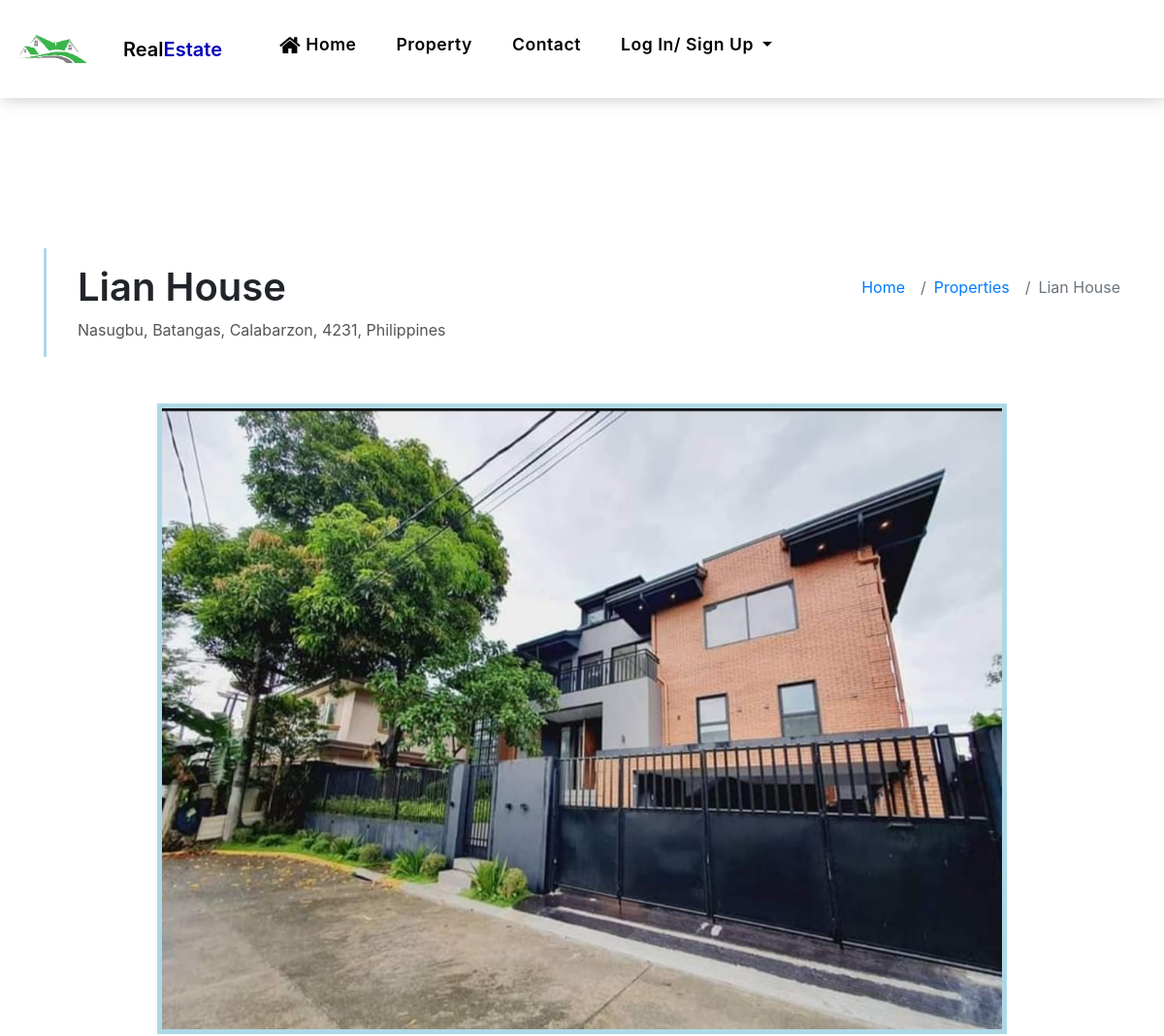
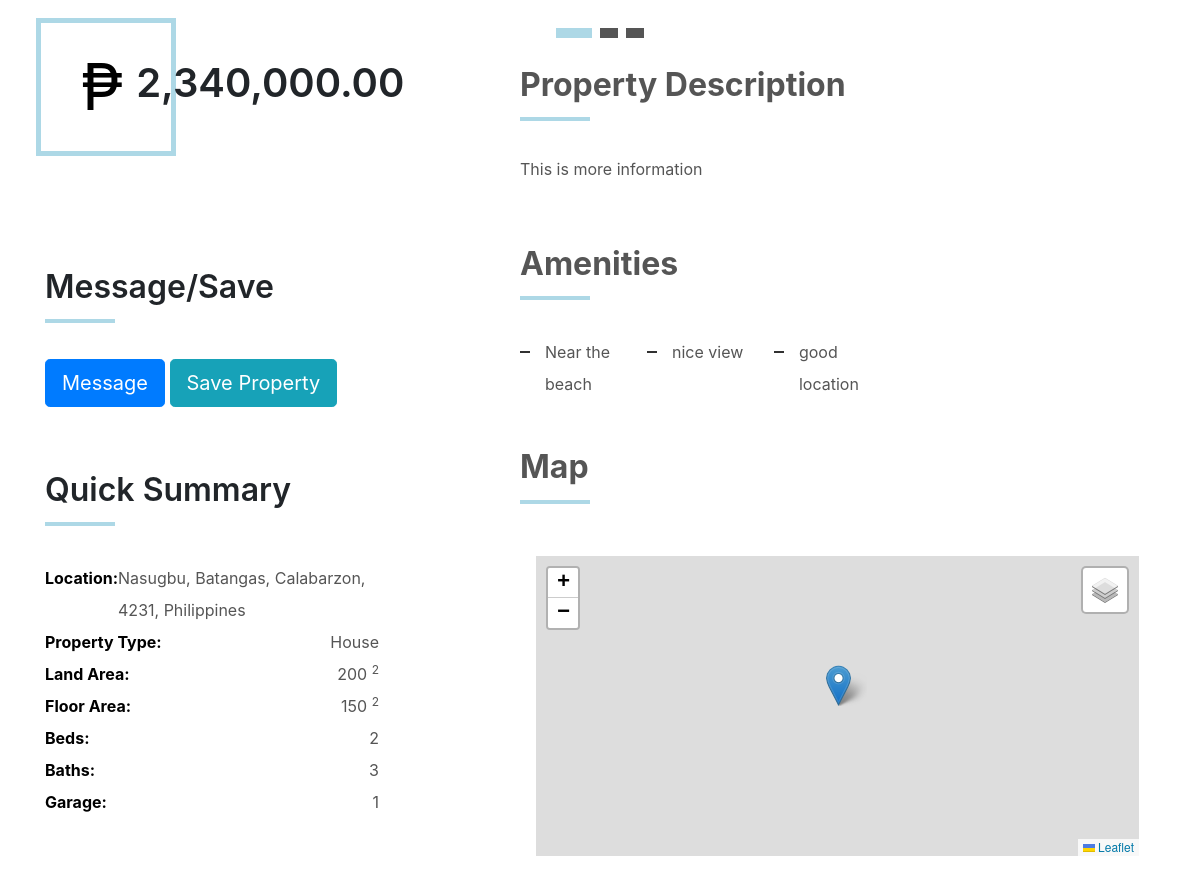
Screenshot of /RealEstate/property-single.php?id=RS-0000009 with the database file from the repository (2 pictures, top to bottom).
### tables this page shows
CREATE TABLE `seller_property` (
  `id` varchar(150) NOT NULL,
  `title` varchar(150) NOT NULL,
  `more_info` text NOT NULL,
  `price` float NOT NULL,
  `sqm` float NOT NULL,
  `type` varchar(50) NOT NULL,
  `approved` varchar(5) NOT NULL,
  `status` varchar(10) NOT NULL,
  `seller_id` int(11) NOT NULL,
  `latitude` varchar(150) NOT NULL,
  `longitude` varchar(150) NOT NULL,
  `location` varchar(150) NOT NULL,
  `bedroom` int(11) NOT NULL,
  `garages` int(11) NOT NULL,
  `cr` int(11) NOT NULL,
  `image` text NOT NULL,
  `date` date NOT NULL,
  `floor_sqm` float NOT NULL
);

CREATE TABLE `seller_property_photos` (
  `id` int(11) NOT NULL,
  `property_id` varchar(150) NOT NULL,
  `photos` text NOT NULL
);

CREATE TABLE `amenities` (
  `id` int(11) NOT NULL,
  `property_id` varchar(100) NOT NULL,
  `amenities` varchar(100) NOT NULL
);

### RealEstate/property-single.php (the view, shortened to what this page needs)
<?php require_once 'header.php';
global $con;
if (isset($_GET["id"])) {
    $property_id = $_GET["id"];
    $sql = "SELECT `title`, `more_info`, `price`, `sqm`, `type`, `approved`, `status`, `seller_id`, `latitude`, `longitude`, `location`, `bedroom`, `garages`, `cr`, seller_property.image, `date`, sl.name as Name,floor_sqm, sl.email FROM `seller_property`
    INNER JOIN seller_login as sl ON seller_property.seller_id = sl.id
    INNER JOIN seller_property_photos as sp ON seller_property.id = sp.property_id
    WHERE seller_property.id = '$property_id'";
    $result = $con->query($sql);
    $row = $result->fetch_assoc();
    $price = $row["price"];
    $_price = number_format($price,2);
    $q = "SELECT `photos` FROM `seller_property_photos` WHERE `property_id` = '$property_id'";
    $r = $con->query($q);
    $q1 = "SELECT * FROM `amenities` WHERE `property_id` = '$property_id'";
    $r1 = $con->query($q1);
}
?>
<link rel="stylesheet" href="https://unpkg.com/leaflet@1.9.3/dist/leaflet.css"
 />
<body>
    <main id="main">
        <section class="intro-single">
            <div class="container">
                <?php
                                if ($result->num_rows > 0) {
                                    $row = $result->fetch_assoc();
                            ?>
                <div class="row">
                    <div class="col-md-12 col-lg-8">
                        <div class="title-single-box">
                            <?php
                            echo '<h1 class="title-single">'.$row["title"].'</h1>';
                            echo '<span class="color-text-a">'.$row["location"].'</span>';
                            ?>
                        </div>
                    </div>
                    <div class="col-md-12 col-lg-4">
                        <nav aria-label="breadcrumb" class="breadcrumb-box d-flex justify-content-lg-end">
                            <ol class="breadcrumb">
                                <li class="breadcrumb-item">
                                    <a href="index.php">Home</a>
                                </li>
                                <li class="breadcrumb-item">
                                    <a href="property-grid.php">Properties</a>
                                </li>
                                <li class="breadcrumb-item active" aria-current="page">
                                    <?php
                                    echo $row["title"];
                                    ?>
                                </li>
                            </ol>
                        </nav>
                    </div>
                </div>
                <?php
                    }
                ?>
            </div>
        </section>
        <section class="property-single nav-arrow-b">
            <div class="container">
                <div class="row justify-content-center">
                    <div class="col-lg-12">
                        <div id="property-single-carousel" class="swiper">
                            <div class="swiper-wrapper">
                                <?php
                                if ($r->num_rows > 0) {
                                    while($ro = $r->fetch_assoc()){;
                                        ?>
                                <div class="carousel-item-a swiper-slide d-flex justify-content-center">
                                    <?php
                                    echo '<img src="'.$ro["photos"].'" alt="">';
                                    ?>
                                </div>
                                <?php
                                }}
                                ?>
                            </div>
                        </div>
                        <div class="property-single-carousel-pagination carousel-pagination"></div>
                    </div>
                </div>
                <div class="row">
                    <div class="col-sm-12">
                        <?php
                                if ($result->num_rows > 0) {
                            ?>
                        <div class="row justify-content-between">
                            <div class="col-md-5 col-lg-4">
                                <div class="property-price d-flex justify-content-center foo">
                                    <div class="card-header-c d-flex">
                                        <div class="card-box-ico">
                                            <span>₱</span>
                                        </div>
                                        <br><br>
                                        <div class="card-title-c align-self-center">
                                            <?php
                                                echo '<h5 class="title-c">'.$_price.'</h5>';
                                                ?>
                                        </div>
                                    </div>
                                </div>
                                <br><br>
                                <div>
                                    <div class="title-box-d section-t4">
                                        <h3 class="title-d"> Message/Save</h3>
                                    </div>
                                    <button id='message' class="btn btn-primary btn-lg">
                                        Message
                                    </button>
                                    <button id="add_to_list" data-id="<?php echo $property_id; ?>"
                                        class="btn btn-info btn-lg">
                                        Save Property
                                    </button>
                                </div>
                                <div class="property-summary">
                                    <div class="row">
                                        <div class="col-sm-12">
                                            <div class="title-box-d section-t4">
                                                <h3 class="title-d">Quick Summary</h3>
                                            </div>
                                        </div>
                                    </div>
                                    <div class="summary-list">
                                        <ul class="list">
                                            <?php
                                            echo '
                                            <li class="d-flex justify-content-between">
                                                <strong>Location: </strong>
                                                <span>' .$row["location"].'</span>
                                            </li>
                                            <li class="d-flex justify-content-between">
                                                <strong>Property Type:</strong>
                                                <span>'.$row["type"].'</span>
                                            </li>
                                            <li class="d-flex justify-content-between">
                                                <strong>Land Area:</strong>
                                                <span>'.$row["sqm"].'
                                                    <sup>2</sup>
                                                </span>
                                            </li>
                                            <li class="d-flex justify-content-between">
                                            <strong>Floor Area:</strong>
                                            <span>'.$row["floor_sqm"].'
                                                <sup>2</sup>
                                            </span>
                                        </li>
                                            <li class="d-flex justify-content-between">
                                                <strong>Beds:</strong>
                                                <span>'.$row["bedroom"].'</span>
                                            </li>
                                            <li class="d-flex justify-content-between">
                                                <strong>Baths:</strong>
                                                <span>'.$row["cr"].'</span>
                                            </li>
                                            <li class="d-flex justify-content-between">
                                                <strong>Garage:</strong>
                                                <span>'.$row["garages"].'</span>
                                            </li>';
                                            ?>
                                        </ul>
                                    </div>
                                </div>
                            </div>
                            <div class="col-md-7 col-lg-7 section-md-t3">
                                <div class="row">
                                    <div class="col-sm-12">
                                        <div class="title-box-d">
                                            <br><br>
                                            <h3 class="title-d color-text-a" style="font-weight: bold;">Property
                                                Description</h3>
                                        </div>
                                    </div>
                                </div>
                                <div class="property-description">
                                    <?php
                                echo '<p class="description color-text-a">'.$row["more_info"].'
                                </p>' ;
                                ?>
                                </div>
                                <div class="row section-t3">
                                    <div class="col-sm-12">
                                        <div class="title-box-d">
                                            <h3 class="title-d color-text-a" style="font-weight: bold;">Amenities</h3>
                                        </div>
                                    </div>
                                </div>
                                <div class="amenities-list color-text-a">
                                    <ul class="list-a no-margin">
                                        <?php
                                if ($r1->num_rows > 0) {
                                    while($roww = $r1->fetch_assoc()){;
                                    echo '<li>'.$roww['amenities'].'</li>';
                                }}
                                else{
                                    echo '<p class="description color-text-a"> No amenities listed </p>';
                                }
                                ?>
                                    </ul>
                                </div>
                                <div class="row section-t3">
                                    <div class="col-sm-12">
                                        <div class="title-box-d">
                                            <h3 class="title-d color-text-a" style="font-weight: bold;">Map
                                            </h3>
                                        </div>
                                    </div>
                                </div>
                                <div class="modal-body">
                                    <div id="locmap"></div>
                                </div>
                            </div>
                        </div>
                        <?php
                                }
                        ?>
                    </div>
                </div>
            </div>
        </section>
        <br><br><br>
    </main>
    </html>
    <?php include 'footer.php'; ?>

### RealEstate/assets/css/style.css (style rules this page uses)
body { font-family: "Poppins", sans-serif; color: #555555; }
h1, h2, h3, h4, h5, h6 { color: #000000; }
a { color: #000000; text-decoration: none; transition: all 0.5s ease; }
.color-text-a { text-decoration: none; color: #555555; }
.no-margin { margin: 0; }
.list-a { text-decoration: none; display: inline-block; line-height: 2; padding: 0; list-style: none; }
.list-a li { position: relative; width: 50%; float: left; padding-left: 25px; padding-right: 5px; }
@media (min-width: 992px) { .list-a li { width: 33.333%; } }
.list-a li:before { content: ""; width: 10px; height: 2px; position: absolute; background-color: #313131; top: 15px; left: 0; }
.section-t4 { padding-top: 4rem; }
.section-t3 { padding-top: 3rem; }
.title-box-d { padding-bottom: 1.8rem; margin-bottom: 1rem; position: relative; }
.title-box-d .title-d { font-weight: 600; font-size: 2rem; }
.title-box-d .title-d:after { content: ""; position: absolute; width: 70px; height: 4px; background-color: #ADD8E6; bottom: 20px; left: 0; }
.carousel-pagination { margin-top: 10px; text-align: center; }
.btn { transition: 0.5s ease; }
.carousel-item-a img { border: 5px solid #ADD8E6; height: 650px; }
.intro-single { padding: 12rem 0 3rem; }
.intro-single .title-single-box { padding: 1rem 0 1rem 2rem; }
.intro-single .title-single-box { border-left: 3px solid #ADD8E6; }
.intro-single .title-single-box .title-single { font-weight: 600; font-size: 2.2rem; }
@media (min-width: 768px) { .intro-single .title-single-box .title-single { font-size: 2.1rem; } }
@media (min-width: 992px) { .intro-single .title-single-box .title-single { font-size: 2.5rem; } }
.intro-single .breadcrumb-box { padding: 1rem 0 0 0.5rem; }
.intro-single .breadcrumb { background-color: transparent; padding-right: 0; padding-left: 0; }
.property-price { margin: 0 auto; }
.property-price .card-header-c { padding: 0; }
.summary-list { padding-right: 1rem; color: #000000; }
.summary-list .list { padding: 0; line-height: 2; }
.summary-list .list span { color: #555555; }
.card-header-c { padding: 0 1rem 1rem 1rem; }
.card-box-ico { padding: 1rem 3rem 1rem 2.5rem; border: 5px solid #ADD8E6; }
.card-box-ico span { font-size: 4rem; color: #000000; }
.title-c { font-size: 2.5rem; font-weight: 600; margin-left: -40px; }
@media (min-width: 768px) { .title-c { font-size: 1.8rem; } }
@media (min-width: 992px) { .title-c { font-size: 2.5rem; } }

### RealEstate/property-single.php (style rules this page uses)
#locmap { height: 300px; width: 100%; z-index: 1; }

### rows the page displays
seller_property: title "Lian House", location "Nasugbu, Batangas, Calabarzon, 4231, Philippines", price "2,340,000.00", type "House", sqm "200", floor_sqm "150", bedroom "2", cr "3", garages "1", more_info "This is more information"
seller_property_photos: photos (picture)
amenities: amenities "Near the beach"
amenities: amenities "nice view"
amenities: amenities "good location"
